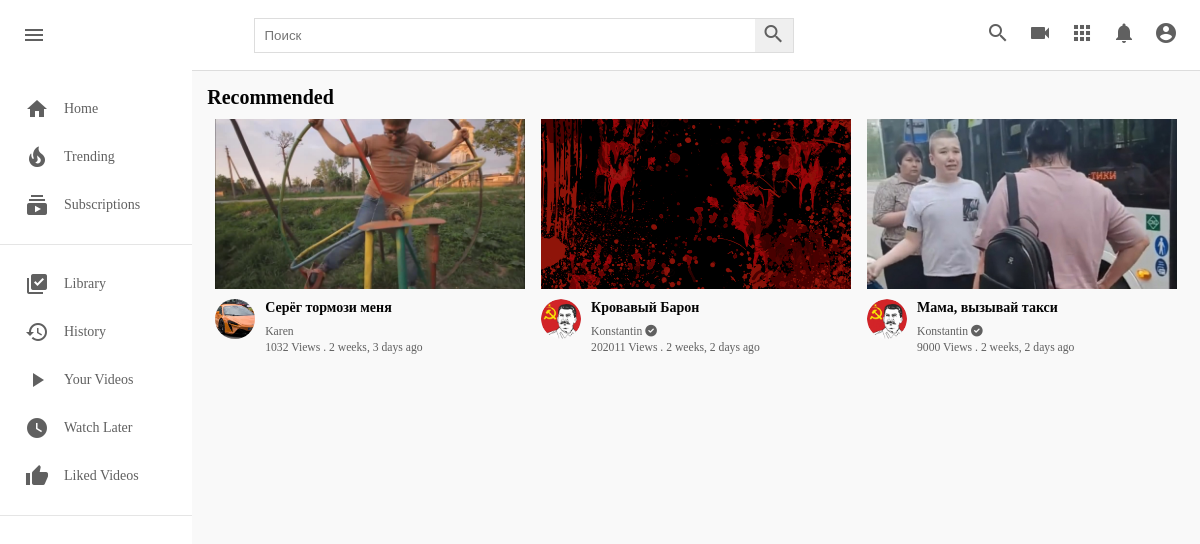
The page / on the database its author committed.
### core/models.py (models this page shows, shortened)
class Video(models.Model):
    video = models.FileField(upload_to=user_directory_path)
    image = models.ImageField(upload_to=user_directory_path, null=True, blank=True)
    title = models.CharField(max_length=100)
    descriptions = models.TextField(null=True, blank=True)
    tags = TaggableManager()
    date = models.DateTimeField(auto_now_add=True)
    visibility = models.CharField(choices=VISIBILITY, max_length=100, default="public")
    user = models.ForeignKey(User, on_delete=models.SET_NULL, null=True)
    views = models.PositiveIntegerField(default=0)

### userauths/models.py (models this page shows, shortened)
class User(AbstractUser):
    email = models.EmailField(unique=True, null=True)
    username = models.CharField(max_length=20)
    USERNAME_FIELD = "email"
    REQUIRED_FIELDS = ["username"]

### channel/models.py (models this page shows, shortened)
class Channel(models.Model):
    image = models.ImageField(upload_to=user_directory_path, null=True, blank=True)
    full_name = models.CharField(max_length=100)
    channel_name = models.CharField(max_length=100)
    description = models.TextField(null=True, blank=True)
    keywords = TaggableManager()
    joined = models.DateTimeField(auto_now_add=True)
    status = models.CharField(choices=STATUS, max_length=100, default="active")
    user = models.OneToOneField(User, on_delete=models.SET_NULL, null=True, related_name="channel")
    subscribers = models.ManyToManyField(User, related_name="user_subs")
    verified = models.BooleanField(default=False)

### core/views.py (the view)
# urls.py: path("", views.index),
def index(request):
    video = Video.objects.filter(visibility="public")
    context = {
        "video":video
    }
    return render(request, "index.html", context)

### templates/index.html (shortened to what this page needs)
{% load static %}
<!DOCTYPE html>
<html lang="en">
<head>
    <link rel="stylesheet" href="{% static 'css/style.css' %}" type="text/css">
    <link rel="stylesheet" href="https://use.fontawesome.com/releases/v6.0.0/css/all.css" />
</head>
<body>
    <div class="header">
        <div class="header__left">
            <i id="menu" class="material-icons">menu</i>
            <a href="index.html">
            </a>
        </div>
        <div class="header__search">
            <form action="">
                <input type="text" placeholder="Поиск">
                <button><i class="material-icons">search</i></button>
            </form>
        </div>
        <div class="header__icons">
            <i class="material-icons display-this">search</i>
            <i class="material-icons ">videocam</i>
            <i class="material-icons">apps</i>
            <i class="material-icons display-this">notifications</i>
            <a href="channel.html"><i id="drop-down" class="material-icons display-this">account_circle</i></a>
        </div>
    </div>
    <div class="mainBody">
        <div class="sidebar">
            <div class="sidebar__categories">
                <a href="index.html">
                    <div class="sidebar__category">
                        <i class="material-icons">home</i>
                        <span>Home</span>
                    </div>
                </a>
                <div class="sidebar__category">
                    <i class="material-icons">local_fire_department</i>
                    <span>Trending</span>
                </div>
                <div class="sidebar__category">
                    <i class="material-icons">subscriptions</i>
                    <span>Subscriptions</span>
                </div>
            </div>
            <hr>
            <div class="sidebar__categories">
                <div class="sidebar__category">
                    <i class="material-icons">library_add_check</i>
                    <span>Library</span>
                </div>
                <div class="sidebar__category">
                    <i class="material-icons">history</i>
                    <span>History</span>
                </div>
                <a href="channel-videos.html">
                    <div class="sidebar__category">
                        <i class="material-icons">play_arrow</i>
                        <span>Your Videos</span>
                    </div>
                </a>
                <div class="sidebar__category">
                    <i class="material-icons">watch_later</i>
                    <span>Watch Later</span>
                </div>
                <div class="sidebar__category">
                    <i class="material-icons">thumb_up</i>
                    <span>Liked Videos</span>
                </div>
            </div>
            <hr>
        </div>
        <div class="videos">
            <div class="drop-down-container">
                <h1>Recommended</h1>
            </div>
            <div class="videos__container">
                {% for v in video %}
                <div class="video">
                    <div class="video__thumbnail">
                        <a href="{% url 'video-detail' v.id %}"><img src="{{v.image.url}}" alt=""></a>
                    </div>
                    <div class="video__details">
                        <div class="author">
                            <img src={{v.user.channel.image.url}} alt="">
                        </div>
                        <div class="title">
                            <a href="{% url 'video-detail' v.id %}"><h3>{{v.title|truncatechars:40}}</h3></a>
                            <a href=""><small>{{ v.user.channel.channel_name }} {% if v.user.channel.verified == True %} <i class="fas fa-check-circle"></i> {% endif %} </small></a>
                            <span><small>{{ v.views }} Views . {{ v.date|timesince }} ago</small></span>
                        </div>
                    </div>
                </div>
                {% endfor %}
            </div>
        </div>
    </div>
</body>
</html>

### static/css/style.css (style rules this page uses)
* { margin: 0; padding: 0; box-sizing: border-box; }
body { font-family: poppins; }
.material-icons { color: rgb(96, 96, 96); }
.header { display: flex; justify-content: space-between; align-items: center; height: 70px; padding: 15px; }
.header__left { display: flex; align-items: center; }
.header i { padding: 0 7px; cursor: pointer; }
.header__search form { border: 1px solid #ddd; height: 35px; margin: 0; padding: 0; display: flex; }
.header__search input { width: 500px; padding: 10px; margin: 0; border-radius: 0; border: none; height: 100%; }
.header__search button { padding: 0; margin: 0; height: 100%; border: none; border-radius: 0; }
.mainBody { height: calc(100vh - 70px); display: flex; overflow: hidden; }
.sidebar { height: 100%; width: 230px; background-color: white; overflow-y: scroll; }
.sidebar__categories { width: 100%; display: flex; flex-direction: column; margin-bottom: 15px; margin-top: 15px; }
.sidebar__category { display: flex; align-items: center; padding: 12px 25px; }
.sidebar__category span { margin-left: 15px; }
hr { height: 1px; background-color: #e5e5e5; border: none; }
.videos { background-color: #f9f9f9; width: 100%; height: 100%; padding: 15px 15px; border-top: 1px solid #ddd; overflow-y: scroll; }
.videos__container { display: flex; flex-direction: row; justify-content: space-around; flex-wrap: wrap; }
.video { width: 310px; margin-bottom: 30px; }
.video__thumbnail { width: 100%; height: 170px; }
.video__thumbnail img { object-fit: cover; height: 100%; width: 100%; }
.author img { object-fit: cover; border-radius: 50%; height: 40px; width: 40px; margin-right: 10px; }
.video__details { display: flex; margin-top: 10px; }
.title { display: flex; flex-direction: column; }
.title h3 { color: rgb(3, 3, 3); line-height: 18px; font-size: 14px; margin-bottom: 6px; }
.title a, span { text-decoration: none; color: rgb(96, 96, 96); font-size: 14px; }
h1 { font-size: 20px; margin-bottom: 10px; color: rgb(3, 3, 3); }
.drop-down-container { display: flex; align-items: center; justify-content: space-between; }
a { text-decoration: none; }

### rows shown on the page
Video: image (picture), user.channel.image (picture), title "Серёг тормози меня", user.channel.channel_name "Karen", views "1032", date "2 weeks, 3 days"
Video: image (picture), user.channel.image (picture), title "Кровавый Барон", user.channel.channel_name "Konstantin", views "202011", date "2 weeks, 2 days"
Video: image (picture), user.channel.image (picture), title "Мама, вызывай такси", user.channel.channel_name "Konstantin", views "9000", date "2 weeks, 2 days"
